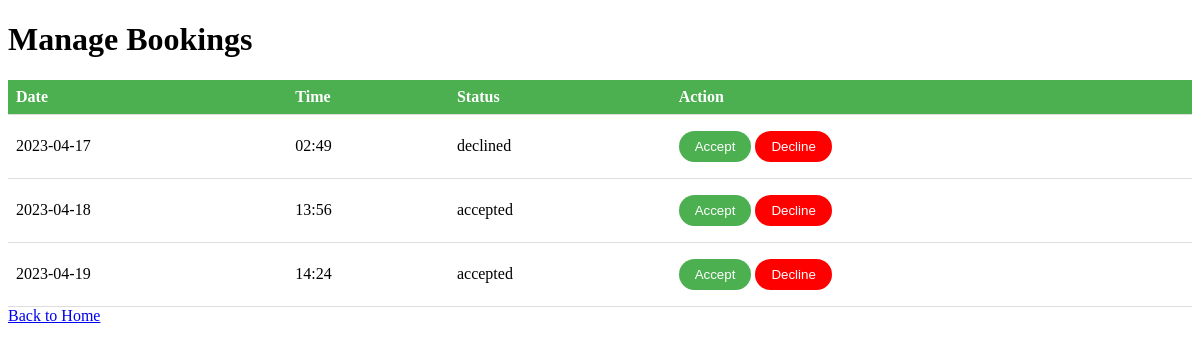
The app's page /manage_bookings (signed in), older data.
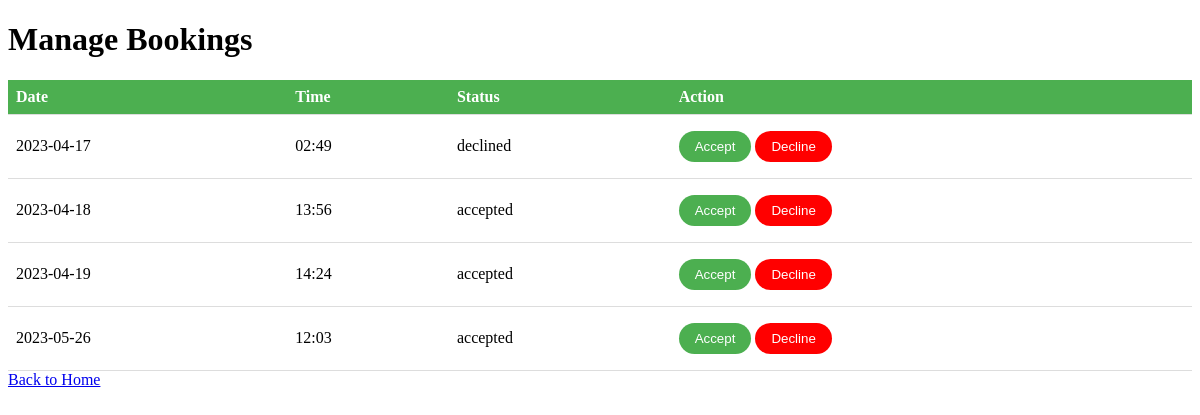
The same page, newer data.
### tables this page shows
CREATE TABLE bookings (
                    id INTEGER PRIMARY KEY AUTOINCREMENT,
                    user_id INTEGER NOT NULL,
                    date TEXT NOT NULL,
                    time TEXT NOT NULL,
                    status TEXT NOT NULL DEFAULT 'pending',
                    FOREIGN KEY (user_id) REFERENCES users (id)
                );

### app.py (the view, shortened to what this page needs)
@app.route("/manage_bookings", methods=["GET", "POST"])
def manage_bookings():
    if "username" not in session:
        return redirect("/login")
    db = get_db()
    with db:
        cursor = db.cursor()
        cursor.execute("""
            SELECT bookings.id, users.username, bookings.date, bookings.time, bookings.status
            FROM bookings
            JOIN users ON bookings.user_id = users.id
            ORDER BY bookings.date, bookings.time
        """)
        bookings = cursor.fetchall()
    return render_template("manage.html", bookings=bookings)

### app.py (called while the page is built)
def get_db():
    if 'db' not in g:
        g.db = sqlite3.connect(DATABASE)
        with g.db as conn:
            conn.execute("""
            CREATE TABLE IF NOT EXISTS users (
                id INTEGER PRIMARY KEY AUTOINCREMENT,
                username TEXT NOT NULL UNIQUE,
                email TEXT NOT NULL UNIQUE,
                password TEXT NOT NULL,
                type TEXT NOT NULL
            )
            """)
            conn.execute("""
                CREATE TABLE IF NOT EXISTS bookings (
                    id INTEGER PRIMARY KEY AUTOINCREMENT,
                    user_id INTEGER NOT NULL,
                    date TEXT NOT NULL,
                    time TEXT NOT NULL,
                    status TEXT NOT NULL DEFAULT 'pending',
                    FOREIGN KEY (user_id) REFERENCES users (id)
                )
            """)
    return g.db

@app.before_request
def before_request():
    session.permanent = True

@app.teardown_appcontext
def teardown_appcontext(e=None):
    close_db()

### templates/manage.html (shortened to what this page needs)
<!DOCTYPE html>
<html>
<head>
</head>
<body>
    <h1 class="text-2xl font-bold mb-4">Manage Bookings</h1>
    <table class="w-full">
        <thead>
            <tr class="bg-green-500">
                <th class="text-white py-2 px-4">Date</th>
                <th class="text-white py-2 px-4">Time</th>
                <th class="text-white py-2 px-4">Status</th>
                <th class="text-white py-2 px-4">Action</th>
            </tr>
        </thead>
        <tbody>
            {% for booking in bookings %}
            <tr>
                <td>{{ booking[2] }}</td>
                <td>{{ booking[3] }}</td>
                <td>{{ booking[4] }}</td>
                <td class="flex">
                    <form action="/manage_bookings" method="POST">
                        <button type="submit" name="status" value="accepted" class="accept-button">Accept</button>
                    </form>
                    <form action="/manage_bookings" method="POST">
                        <button type="submit" name="status" value="declined" class="decline-button">Decline</button>
                    </form>
                </td>
            </tr>
            {% endfor %}
        </tbody>
    </table>
    <a href="/" class="text-blue-500 hover:underline">Back to Home</a>
</body>
</html>

### templates/manage.html (style rules this page uses)
table { border-collapse: collapse; width: 100%; }
th, td { text-align: left; padding: 8px; border-bottom: 1px solid #ddd; }
th { background-color: #4CAF50; color: white; }
form { display: inline-block; }
.accept-button { background-color: #4CAF50; color: white; padding: 8px 16px; margin: 8px 0; border: none; cursor: pointer; border-radius: 16px; }
.decline-button { background-color: #FF0000; color: white; padding: 8px 16px; margin: 8px 0; border: none; cursor: pointer; border-radius: 16px; }

Row changes from the older to the newer data that the page shows:
added bookings: date "2023-05-26", time "12:03", status "accepted"
